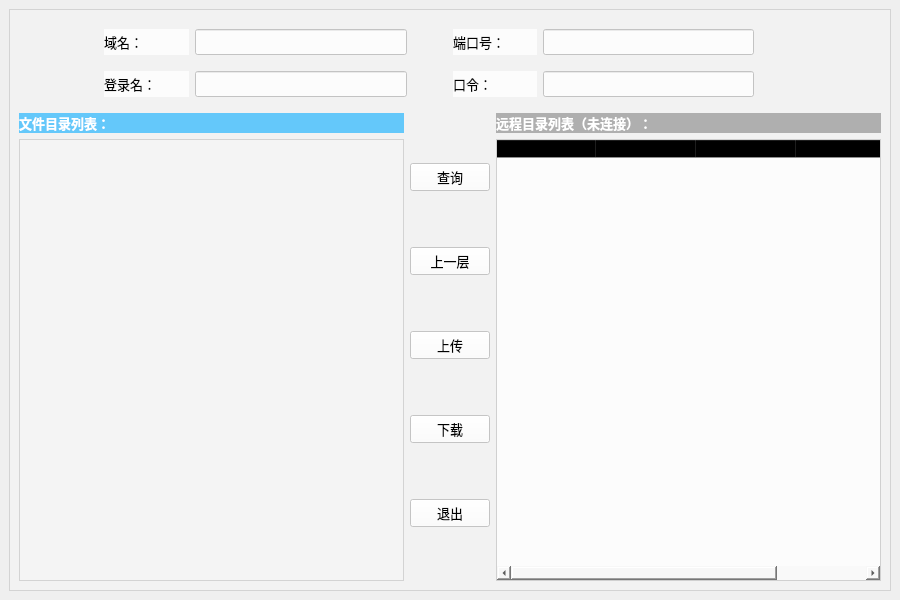
<?xml version="1.0" encoding="UTF-8"?>
<ui version="4.0">
 <class>MainWindow</class>
 <widget class="QMainWindow" name="MainWindow">
  <property name="geometry">
   <rect>
    <x>0</x>
    <y>0</y>
    <width>900</width>
    <height>600</height>
   </rect>
  </property>
  <property name="minimumSize">
   <size>
    <width>900</width>
    <height>600</height>
   </size>
  </property>
  <property name="windowTitle">
   <string>FTP Client</string>
  </property>
  <property name="windowIcon">
   <iconset>
    <selectedon>:/resources/common/logo.ico</selectedon>
   </iconset>
  </property>
  <property name="styleSheet">
   <string notr="true">#MainWindow{border-image: url(:/resources/common/bg.jpg);}</string>
  </property>
  <widget class="QWidget" name="centralwidget">
   <layout class="QGridLayout" name="gridLayout">
    <item row="0" column="0">
     <widget class="QFrame" name="frame">
      <property name="styleSheet">
       <string notr="true">background-color: rgba(245, 245, 245, 150);</string>
      </property>
      <property name="frameShape">
       <enum>QFrame::StyledPanel</enum>
      </property>
      <property name="frameShadow">
       <enum>QFrame::Raised</enum>
      </property>
      <layout class="QGridLayout" name="gridLayout_2">
       <item row="2" column="0">
        <layout class="QHBoxLayout" name="horizontalLayout_3" stretch="0,0,0">
         <item>
          <layout class="QVBoxLayout" name="verticalLayout" stretch="0,0">
           <item>
            <widget class="QLabel" name="clientLbl">
             <property name="font">
              <font>
               <family>微软雅黑</family>
               <pointsize>10</pointsize>
               <weight>75</weight>
               <bold>true</bold>
              </font>
             </property>
             <property name="styleSheet">
              <string notr="true">color: rgb(255, 255, 255);
background-color: rgba(0, 170, 255, 150);</string>
             </property>
             <property name="text">
              <string>文件目录列表：</string>
             </property>
             <property name="margin">
              <number>10</number>
             </property>
            </widget>
           </item>
           <item>
            <widget class="QTreeView" name="treeView"/>
           </item>
          </layout>
         </item>
         <item>
          <layout class="QVBoxLayout" name="verticalLayout_2">
           <property name="leftMargin">
            <number>0</number>
           </property>
           <item>
            <widget class="QPushButton" name="qButton">
             <property name="sizePolicy">
              <sizepolicy hsizetype="Fixed" vsizetype="Fixed">
               <horstretch>0</horstretch>
               <verstretch>0</verstretch>
              </sizepolicy>
             </property>
             <property name="font">
              <font>
               <family>微软雅黑</family>
               <pointsize>10</pointsize>
              </font>
             </property>
             <property name="styleSheet">
              <string notr="true">background-color: rgba(255, 255, 255, 200);</string>
             </property>
             <property name="text">
              <string>查询</string>
             </property>
            </widget>
           </item>
           <item>
            <widget class="QPushButton" name="upButton">
             <property name="sizePolicy">
              <sizepolicy hsizetype="Fixed" vsizetype="Fixed">
               <horstretch>0</horstretch>
               <verstretch>0</verstretch>
              </sizepolicy>
             </property>
             <property name="font">
              <font>
               <family>微软雅黑</family>
               <pointsize>10</pointsize>
              </font>
             </property>
             <property name="styleSheet">
              <string notr="true">background-color: rgba(255, 255, 255, 200);</string>
             </property>
             <property name="text">
              <string>上一层</string>
             </property>
            </widget>
           </item>
           <item>
            <widget class="QPushButton" name="ulButton">
             <property name="sizePolicy">
              <sizepolicy hsizetype="Fixed" vsizetype="Fixed">
               <horstretch>0</horstretch>
               <verstretch>0</verstretch>
              </sizepolicy>
             </property>
             <property name="font">
              <font>
               <family>微软雅黑</family>
               <pointsize>10</pointsize>
              </font>
             </property>
             <property name="styleSheet">
              <string notr="true">background-color: rgba(255, 255, 255, 200);</string>
             </property>
             <property name="text">
              <string>上传</string>
             </property>
            </widget>
           </item>
           <item>
            <widget class="QPushButton" name="dButton">
             <property name="sizePolicy">
              <sizepolicy hsizetype="Fixed" vsizetype="Fixed">
               <horstretch>0</horstretch>
               <verstretch>0</verstretch>
              </sizepolicy>
             </property>
             <property name="font">
              <font>
               <family>微软雅黑</family>
               <pointsize>10</pointsize>
              </font>
             </property>
             <property name="styleSheet">
              <string notr="true">background-color: rgba(255, 255, 255, 200);</string>
             </property>
             <property name="text">
              <string>下载</string>
             </property>
            </widget>
           </item>
           <item>
            <widget class="QPushButton" name="eButton">
             <property name="sizePolicy">
              <sizepolicy hsizetype="Fixed" vsizetype="Fixed">
               <horstretch>0</horstretch>
               <verstretch>0</verstretch>
              </sizepolicy>
             </property>
             <property name="font">
              <font>
               <family>微软雅黑</family>
               <pointsize>10</pointsize>
              </font>
             </property>
             <property name="styleSheet">
              <string notr="true">background-color: rgba(255, 255, 255, 200);</string>
             </property>
             <property name="text">
              <string>退出</string>
             </property>
            </widget>
           </item>
          </layout>
         </item>
         <item>
          <layout class="QVBoxLayout" name="verticalLayout_4" stretch="0,0">
           <item>
            <widget class="QLabel" name="serverLbl">
             <property name="font">
              <font>
               <family>微软雅黑</family>
               <pointsize>10</pointsize>
               <weight>75</weight>
               <bold>true</bold>
              </font>
             </property>
             <property name="styleSheet">
              <string notr="true">color: rgb(255, 255, 255);
background-color: rgba(128, 128, 128, 150);</string>
             </property>
             <property name="text">
              <string>远程目录列表（未连接）：</string>
             </property>
             <property name="margin">
              <number>10</number>
             </property>
            </widget>
           </item>
           <item>
            <widget class="QTableWidget" name="tableWidget">
             <property name="styleSheet">
              <string notr="true">background-color: rgba(255, 255, 255, 200);</string>
             </property>
             <property name="editTriggers">
              <set>QAbstractItemView::NoEditTriggers</set>
             </property>
             <property name="selectionBehavior">
              <enum>QAbstractItemView::SelectRows</enum>
             </property>
             <property name="showGrid">
              <bool>false</bool>
             </property>
             <property name="columnCount">
              <number>4</number>
             </property>
             <attribute name="horizontalHeaderStretchLastSection">
              <bool>true</bool>
             </attribute>
             <column>
              <property name="text">
               <string>Name</string>
              </property>
             </column>
             <column>
              <property name="text">
               <string>Size</string>
              </property>
             </column>
             <column>
              <property name="text">
               <string>Type</string>
              </property>
             </column>
             <column>
              <property name="text">
               <string>Date Modified</string>
              </property>
             </column>
            </widget>
           </item>
          </layout>
         </item>
        </layout>
       </item>
       <item row="0" column="0">
        <layout class="QHBoxLayout" name="horizontalLayout" stretch="5,5">
         <property name="leftMargin">
          <number>0</number>
         </property>
         <property name="topMargin">
          <number>10</number>
         </property>
         <property name="bottomMargin">
          <number>10</number>
         </property>
         <item>
          <layout class="QHBoxLayout" name="horizontalLayout_4" stretch="2,2,5,0">
           <item>
            <spacer name="horizontalSpacer_5">
             <property name="orientation">
              <enum>Qt::Horizontal</enum>
             </property>
             <property name="sizeHint" stdset="0">
              <size>
               <width>40</width>
               <height>20</height>
              </size>
             </property>
            </spacer>
           </item>
           <item>
            <widget class="QLabel" name="label">
             <property name="font">
              <font>
               <family>微软雅黑</family>
               <pointsize>10</pointsize>
              </font>
             </property>
             <property name="styleSheet">
              <string notr="true">background-color: rgba(255, 255, 255, 200);</string>
             </property>
             <property name="text">
              <string>域名：</string>
             </property>
            </widget>
           </item>
           <item>
            <widget class="QLineEdit" name="domainEdit">
             <property name="font">
              <font>
               <family>微软雅黑</family>
               <pointsize>10</pointsize>
              </font>
             </property>
             <property name="styleSheet">
              <string notr="true">background-color: rgba(255, 255, 255, 200);</string>
             </property>
            </widget>
           </item>
           <item>
            <spacer name="horizontalSpacer">
             <property name="orientation">
              <enum>Qt::Horizontal</enum>
             </property>
             <property name="sizeHint" stdset="0">
              <size>
               <width>40</width>
               <height>20</height>
              </size>
             </property>
            </spacer>
           </item>
          </layout>
         </item>
         <item>
          <layout class="QHBoxLayout" name="horizontalLayout_5" stretch="2,5,3">
           <item>
            <widget class="QLabel" name="label_2">
             <property name="font">
              <font>
               <family>微软雅黑</family>
               <pointsize>10</pointsize>
              </font>
             </property>
             <property name="styleSheet">
              <string notr="true">background-color: rgba(255, 255, 255, 200);</string>
             </property>
             <property name="text">
              <string>端口号：</string>
             </property>
            </widget>
           </item>
           <item>
            <widget class="QLineEdit" name="portEdit">
             <property name="font">
              <font>
               <family>微软雅黑</family>
               <pointsize>10</pointsize>
              </font>
             </property>
             <property name="styleSheet">
              <string notr="true">background-color: rgba(255, 255, 255, 200);</string>
             </property>
            </widget>
           </item>
           <item>
            <spacer name="horizontalSpacer_2">
             <property name="orientation">
              <enum>Qt::Horizontal</enum>
             </property>
             <property name="sizeHint" stdset="0">
              <size>
               <width>40</width>
               <height>20</height>
              </size>
             </property>
            </spacer>
           </item>
          </layout>
         </item>
        </layout>
       </item>
       <item row="1" column="0">
        <layout class="QHBoxLayout" name="horizontalLayout_2" stretch="5,5">
         <property name="bottomMargin">
          <number>10</number>
         </property>
         <item>
          <layout class="QHBoxLayout" name="horizontalLayout_6" stretch="2,2,5,0">
           <item>
            <spacer name="horizontalSpacer_6">
             <property name="orientation">
              <enum>Qt::Horizontal</enum>
             </property>
             <property name="sizeHint" stdset="0">
              <size>
               <width>40</width>
               <height>20</height>
              </size>
             </property>
            </spacer>
           </item>
           <item>
            <widget class="QLabel" name="label_4">
             <property name="font">
              <font>
               <family>微软雅黑</family>
               <pointsize>10</pointsize>
              </font>
             </property>
             <property name="styleSheet">
              <string notr="true">background-color: rgba(255, 255, 255, 200);</string>
             </property>
             <property name="text">
              <string>登录名：</string>
             </property>
            </widget>
           </item>
           <item>
            <widget class="QLineEdit" name="nameEdit">
             <property name="font">
              <font>
               <family>微软雅黑</family>
               <pointsize>10</pointsize>
              </font>
             </property>
             <property name="styleSheet">
              <string notr="true">background-color: rgba(255, 255, 255, 200);</string>
             </property>
            </widget>
           </item>
           <item>
            <spacer name="horizontalSpacer_3">
             <property name="orientation">
              <enum>Qt::Horizontal</enum>
             </property>
             <property name="sizeHint" stdset="0">
              <size>
               <width>40</width>
               <height>20</height>
              </size>
             </property>
            </spacer>
           </item>
          </layout>
         </item>
         <item>
          <layout class="QHBoxLayout" name="horizontalLayout_7" stretch="2,5,3">
           <item>
            <widget class="QLabel" name="label_3">
             <property name="font">
              <font>
               <family>微软雅黑</family>
               <pointsize>10</pointsize>
              </font>
             </property>
             <property name="styleSheet">
              <string notr="true">background-color: rgba(255, 255, 255, 200);</string>
             </property>
             <property name="text">
              <string>口令：</string>
             </property>
            </widget>
           </item>
           <item>
            <widget class="QLineEdit" name="pwEdit">
             <property name="font">
              <font>
               <family>微软雅黑</family>
               <pointsize>10</pointsize>
              </font>
             </property>
             <property name="styleSheet">
              <string notr="true">background-color: rgba(255, 255, 255, 200);</string>
             </property>
            </widget>
           </item>
           <item>
            <spacer name="horizontalSpacer_4">
             <property name="orientation">
              <enum>Qt::Horizontal</enum>
             </property>
             <property name="sizeHint" stdset="0">
              <size>
               <width>40</width>
               <height>20</height>
              </size>
             </property>
            </spacer>
           </item>
          </layout>
         </item>
        </layout>
       </item>
      </layout>
     </widget>
    </item>
   </layout>
  </widget>
 </widget>
 <resources>
  <include location="resources/resources.qrc"/>
 </resources>
 <connections/>
</ui>
